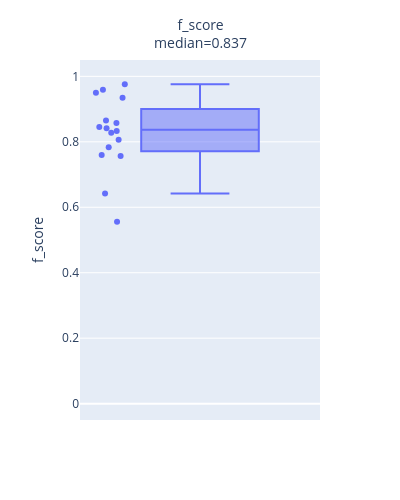

The code cell stored with this chart in its notebook:
### Markdown cell above
#### Plotting individual classification metrics

### Code cell
ns.pl.boxplot(results, "f_score", save = True, output_folder = output_folder, outputfilename_prefix = outputfilename_prefix)

### Figure 1 — Plotly figure (JSON) as saved in the notebook; plotly's stock layout.template omitted (floating-point values rounded to 4 significant figures)
{"data": [{"alignmentgroup": "True", "boxpoints": "all", "hovertemplate": "<b>%{hovertext}</b><br><br>f_score=%{y}<extra></extra>", "hovertext": ["e1_e299_SLC17A7_L5b_Cdh13", "g1_g48_GLI3_Astro_Gja1", "g2_g27_APBB1IP_Micro_Ctss", "g3_g18_GPNMB_OPC_Pdgfra", "g4_g9_MOG_Oligo_Opalin", "i10_i16_TSPAN12_Vip_Mybpc1", "i11_i6_EGF_Vip_Mybpc1", "i1_i90_COL5A2_Ndnf_Car4", "i2_i77_LHX6_Sst_Cbln4", "i3_i56_BAGE2_Ndnf_Cxcl14", "i4_i54_MC4R_Ndnf_Cxcl14", "i5_i47_TRPC3_Ndnf_Car4", "i6_i44_GPR149_Vip_Mybpc1", "i7_i31_CLMP_Ndnf_Cxcl14", "i8_i27_SNCG_Vip_Mybpc1", "i9_i22_TAC3_Vip_Mybpc1"], "legendgroup": "", "marker": {"color": "#636efa"}, "name": "", "notched": false, "offsetgroup": "", "orientation": "v", "showlegend": false, "type": "box", "x0": " ", "xaxis": "x", "y": [0.9588, 0.95, 0.9346, 0.8333, 0.9756, 0.8654, 0.5556, 0.8453, 0.8571, 0.6419, 0.7831, 0.8278, 0.7566, 0.8411, 0.7595, 0.8065], "y0": " ", "yaxis": "y"}], "layout": {"annotations": [{"align": "center", "font": {"size": 14}, "showarrow": false, "text": "f_score<br>median=0.837", "x": "f_score", "xanchor": "center", "xref": "x", "y": 1.13, "yref": "paper"}], "boxmode": "group", "height": 500, "legend": {"tracegroupgap": 0}, "margin": {"t": 60}, "width": 400, "xaxis": {"anchor": "y", "domain": [0, 1], "range": [-0.5, 0.5]}, "yaxis": {"anchor": "x", "domain": [0, 1], "range": [-0.05, 1.05], "title": {"text": "f_score"}}}}
